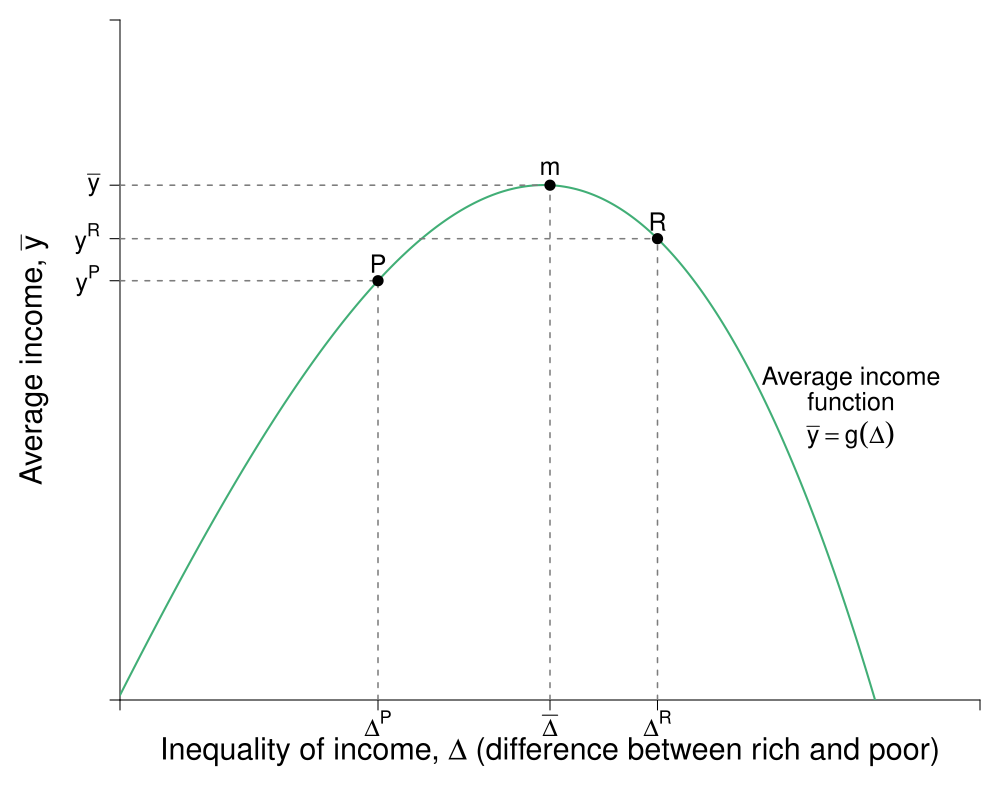

This figure's R source:
#Graph Designer: Simon Halliday & Riley Boeth '17 + Scott Cohn
#Authors: Bowles, Foley and Halliday
#Title: Coordination, Conflict and Competition: A Text in Microeconomics

library(shape)
pdf(file = "risk/risks_inequality_feasible.pdf", width = 10, height = 8)

#Set parameters for graphics
axislabelsize <- 1.8
labelsize <- 1.5
namesize <- 1.8
annotatesize <- 1.5
graphlinewidth <- 2
segmentlinewidth <- 1.5

COL <- c("#7fc97f", "#beaed4", "#fdc086", "#ffff99", "#386cb0", "#f0027f", "#bf5b17", "#666666")
COLA <- c("#e0f3db", "#99d8c9","#66c2a4","#41ae76", "#238b45", "#005824")
COLB <- c("#c6dbef", "#4eb3d3", "#2b8cbe", "#0868ac","#084081")
COLC <- c("#fcfbfd", "#efedf5", "#dadaeb", "#bcbddc", "#9e9ac8", "#807dba", "#6a51a3", "#54278f", "#3f007d")
grays <- gray.colors(25, start = 1, end = 0)

#Edited the margins to cater for the larger LHS labels
par(mar =  c(5, 6, 1, 1))


#Indifference curves of a risk-averse homo economicus (2nd graph out of the two for 4.7)

indiffA <- function(x, ua=2) {
  ua + (1/12)*(x)^2
}

#Average income function 

avgwealth <- function(x,y){
  (1.08)*((-1/35)*(((-((.9)*x-36))^2))+36.8+((-1/10)*(x-4)+(-1/1000)*((x-3)^3)))
}

#Add limits on axes and levels of utility for each indifference curve
ylims <- c(0, 30)
xlims <- c(0, 40)

npts <- 501 
x <- seq(xlims[1], xlims[2], length.out = npts)
y <- seq(ylims[1], ylims[2], length.out = npts) 

plot(0, 0, xlim = xlims, ylim = ylims, type = "n",
     xlab = expression(paste("")),
     ylab = expression(paste("")), 
     xaxt = "n", 
     yaxt = "n", 
     cex.lab = axislabelsize, 
     bty = "n", 
     xaxs = "i", 
     yaxs = "i"
)

#x and y limits with plain axes without ticks/numbers to match previous graph

#ticksx <- seq(from = 0, to = xlims[2]+1, by = 4)
#xlabels <- seq(from = 0, to = xlims[2], by = 1)
ticksx <- c(xlims[1], 12, 20, 25, xlims[2])
xlabels <- c(NA, expression(paste(Delta^P)), expression(paste(bar(Delta) )), expression(paste(Delta^R)), NA)
#ticksy <- seq(from = 0, to = ylims[2]+1, by = 4)
#ylabels <- seq(from = 0, to = ylims[2], by = 1)
ticksy <- c(ylims[1], avgwealth(12), avgwealth(20), avgwealth(25), ylims[2])
ylabels <- c(NA, expression(paste(y^P)), expression(paste(bar(y) )), expression(paste(y^R)), NA)



axis(1,at = ticksx,  pos = 0, labels = xlabels, cex.axis = labelsize)
axis(2,at = ticksy,  pos = 0, labels = ylabels, las = 1, cex.axis = labelsize)

npts <- 500 
xx1 <- seq(xlims[1], xlims[2], length.out = npts)
xx2 <- seq(0, xlims[2], length.out = npts)
xx3 <- seq(xlims[1], 0, length.out = npts)
xx4 <- seq(-11, 0, length.out = npts)


# lines(xx1, indiffA(xx1, ua = 2), col = COLB[4], lwd = graphlinewidth)
# lines(xx1, indiffA(xx1, ua = 8.2), col = COLB[4], lwd = graphlinewidth)
# lines(xx1, indiffA(xx1, ua = 14.4), col = COLB[4], lwd = graphlinewidth)
lines(xx1, avgwealth(xx1), col = COLA[4], lwd = graphlinewidth)


#Axis labels and draw linear utility function
mtext(expression(paste("Inequality of income, ", Delta , " (difference between rich and poor)")), side = 1, line = 2.5, cex = axislabelsize)
text(-4, 0.5*ylims[2], expression(paste("Average income, ",bar(y))), xpd = TRUE, cex = axislabelsize, srt = 90) 

#Label various points on line

segments(0, avgwealth(25), 25, avgwealth(25), lty = 2, col = grays[20], lwd = segmentlinewidth)
segments(25, 0, 25, avgwealth(25), lty = 2, col = grays[20], lwd = segmentlinewidth)
points(25, avgwealth(25), pch = 16, col = "black", cex = 1.5)
text(25, avgwealth(25) + 0.75, expression(paste(R)), cex = labelsize)

segments(0, avgwealth(20), 20, avgwealth(20), lty = 2, col = grays[20], lwd = segmentlinewidth)
segments(20, 0, 20, avgwealth(20), lty = 2, col = grays[20], lwd = segmentlinewidth)
points(20, avgwealth(20), pch = 16, col = "black", cex = 1.5)
text(20, avgwealth(20) + 0.75, expression(paste(m)), cex = labelsize)


segments(0, avgwealth(12), 12, avgwealth(12), lty = 2, col = grays[20], lwd = segmentlinewidth)
segments(12, 0, 12, avgwealth(12), lty = 2, col = grays[20], lwd = segmentlinewidth)
points(12, avgwealth(12), pch = 16, col = "black", cex = 1.5)
text(12, avgwealth(12) + 0.75, expression(paste(P)), cex = labelsize)


#Label average wealth curve and indifference curves generally

text(34, avgwealth(30)+1, expression(paste("Average income")), xpd = TRUE, cex = labelsize)
text(34, avgwealth(30), expression(paste("function")), xpd = TRUE, cex = labelsize)
text(34, avgwealth(30)-1.5, expression(paste(bar(y) == f(Delta) )), xpd = TRUE, cex = labelsize)



dev.off()
